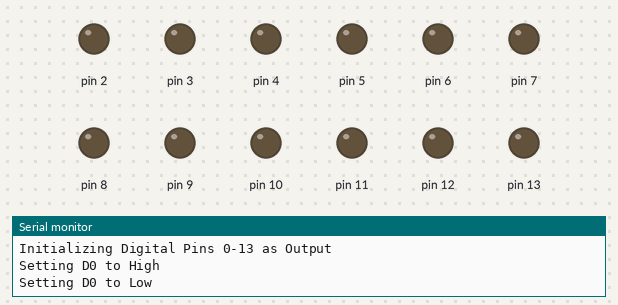
Recording of a sketch running on a simulated Arduino Uno, built with avr-gcc and run on an emulated ATmega328P. On the bench: output pins drawn as LEDs (lit = HIGH), the last lines printed to the serial monitor. Pins used as bus, display or sensor lines are not drawn.

Above: at 1.0 s.
At 2.2 s:
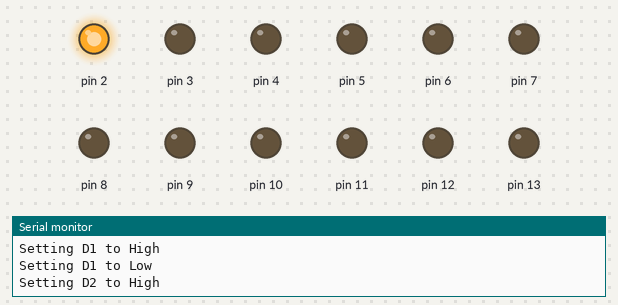
At 5.2 s:
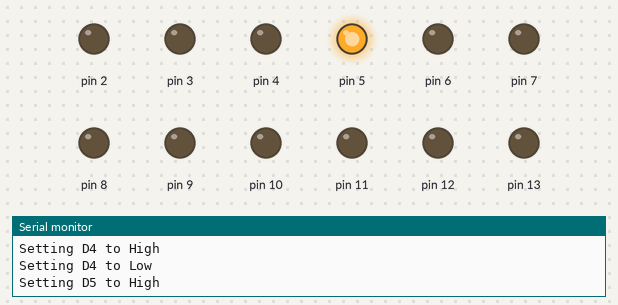
At 9.2 s:
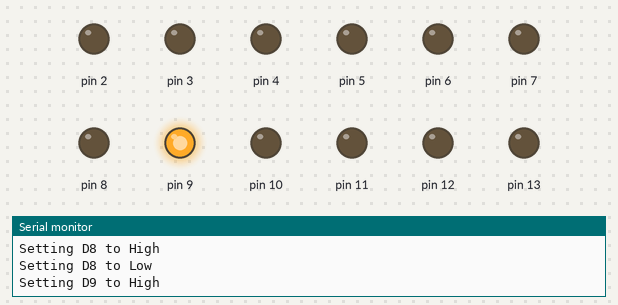
At 13.2 s:
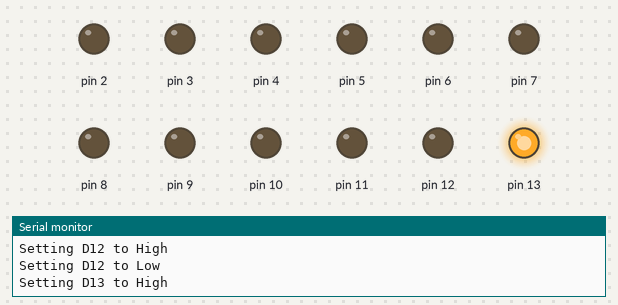
At 17.2 s:
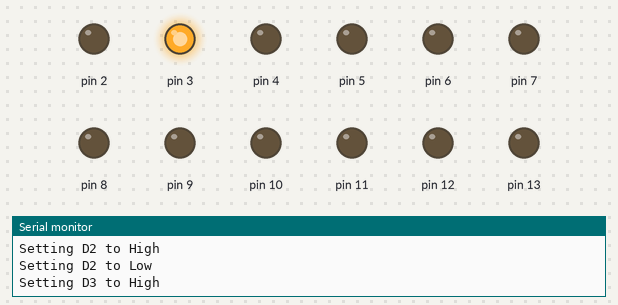
Timing chart, 0 to 18.2 s (numbered marks = the images above):
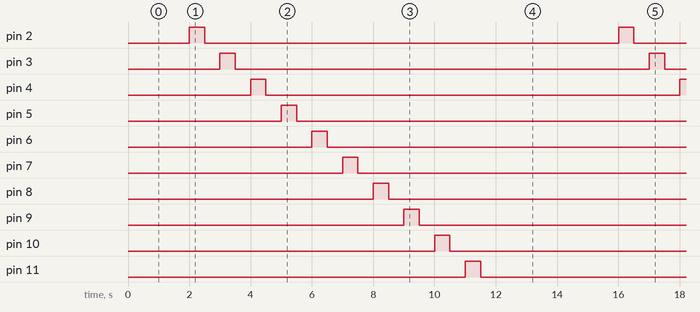

Measured:
- by itself, pin 2–13: alternates HIGH for 0.50 s and LOW for 13.5 s
- by itself, everything shown: repeats every 14.0 s, in 24 steps

The sketch:

_GPIO_Test.ino
```cpp
void setup() {

  Serial.begin(9600);
  Serial.println("Initializing Digital Pins 0-13 as Output");

  pinMode(0, OUTPUT);
  pinMode(1, OUTPUT);
  pinMode(2, OUTPUT);
  pinMode(3, OUTPUT);
  pinMode(4, OUTPUT);
  pinMode(5, OUTPUT);
  pinMode(6, OUTPUT);
  pinMode(7, OUTPUT);
  pinMode(8, OUTPUT);
  pinMode(9, OUTPUT);
  pinMode(10, OUTPUT);
  pinMode(11, OUTPUT);
  pinMode(12, OUTPUT);
  pinMode(13, OUTPUT);

}

void loop() {
  Serial.println("Setting D0 to High");
  digitalWrite(0, HIGH);
  delay(500);
  Serial.println("Setting D0 to Low");
  digitalWrite(0, LOW);
  delay(500);

  Serial.println("Setting D1 to High");
  digitalWrite(1, HIGH);
  delay(500);
  Serial.println("Setting D1 to Low");
  digitalWrite(1, LOW);
  delay(500);

  Serial.println("Setting D2 to High");
  digitalWrite(2, HIGH);
  delay(500);
  Serial.println("Setting D2 to Low");
  digitalWrite(2, LOW);
  delay(500);

  Serial.println("Setting D3 to High");
  digitalWrite(3, HIGH);
  delay(500);
  Serial.println("Setting D3 to Low");
  digitalWrite(3, LOW);
  delay(500);

  Serial.println("Setting D4 to High");
  digitalWrite(4, HIGH);
  delay(500);
  Serial.println("Setting D4 to Low");
  digitalWrite(4, LOW);
  delay(500);

  Serial.println("Setting D5 to High");
  digitalWrite(5, HIGH);
  delay(500);
  Serial.println("Setting D5 to Low");
  digitalWrite(5, LOW);
  delay(500);

  Serial.println("Setting D6 to High");
  digitalWrite(6, HIGH);
  delay(500);
  Serial.println("Setting D6 to Low");
  digitalWrite(6, LOW);
  delay(500);


  Serial.println("Setting D7 to High");
  digitalWrite(7, HIGH);
  delay(500);
  Serial.println("Setting D7 to Low");
  digitalWrite(7, LOW);
  delay(500);

  Serial.println("Setting D8 to High");
  digitalWrite(8, HIGH);
  delay(500);
  Serial.println("Setting D8 to Low");
  digitalWrite(8, LOW);
  delay(500);

  Serial.println("Setting D9 to High");
  digitalWrite(9, HIGH);
  delay(500);
  Serial.println("Setting D9 to Low");
  digitalWrite(9, LOW);
  delay(500);

  Serial.println("Setting D10 to High");
  digitalWrite(10, HIGH);
  delay(500);
  Serial.println("Setting D10 to Low");
  digitalWrite(10, LOW);
  delay(500);

  Serial.println("Setting D11 to High");
  digitalWrite(11, HIGH);
  delay(500);
  Serial.println("Setting D11 to Low");
  digitalWrite(11, LOW);
  delay(500);

  Serial.println("Setting D12 to High");
  digitalWrite(12, HIGH);
  delay(500);
  Serial.println("Setting D12 to Low");
  digitalWrite(12, LOW);
  delay(500);

  Serial.println("Setting D13 to High");
  digitalWrite(13, HIGH);
  delay(500);
  Serial.println("Setting D13 to Low");
  digitalWrite(13, LOW);
  delay(500);

}
```
